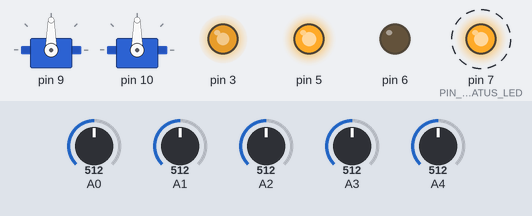
The program below on a simulated Arduino Uno, built with avr-gcc and run on an emulated ATmega328P. On the bench: 2 × servo, output pins drawn as LEDs (lit = HIGH). Dashed ring = blinking. The test bench sets the inputs (shaded band); at power-on: A0 = 512, A2 = 512, A1 = 512, A3 = 512, A4 = 512. What the program prints to the serial monitor is not drawn.

Above: at 1.3 s.
1.4 s: A0 set to 554
4.4 s: A0 set to 575
At 5.87 s:
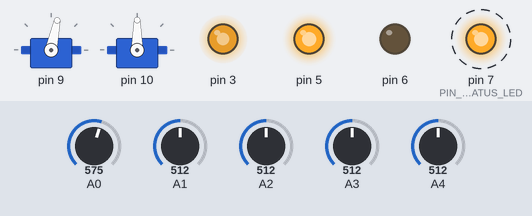
7.4 s: A2 set to 549
10.4 s: A2 set to 572
At 11.37 s:
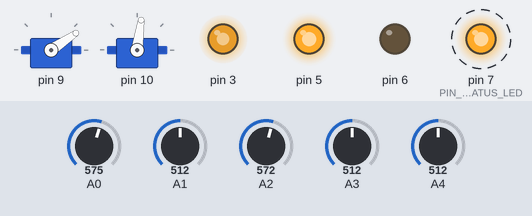
13.4 s: A1 set to 607
At 13.62 s:
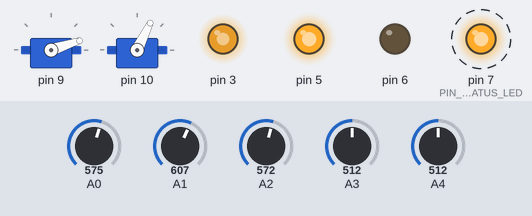
16.4 s: A1 set to 637
At 17.2 s:
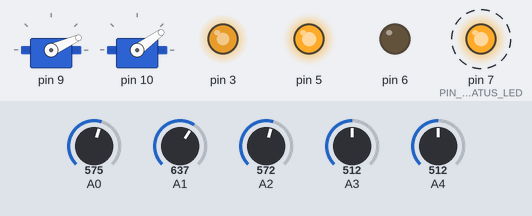
Timing chart, 0 to 23.3 s (numbered marks = the images above; inputs shaded):
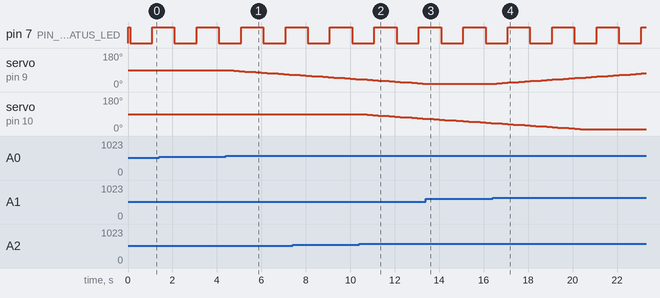

The program:

main.cpp
```cpp
#include <Arduino.h>

#include "NfcTransceiver.h"
#include "SerialTelemetryTransport.h"
#include "SolarTracker.h"
#include "TheoJansenConfig.h"
#include "TheoJansenTelemetry.h"

static SolarTracker tracker;
static NfcTransceiver nfcTransport;
static SerialTelemetryTransport serialTransport;

static unsigned long lastTrackingTime = 0;
static unsigned long lastTelemetryTime = 0;
static bool ledState = false;
static uint8_t telemetryBuffer[TELEMETRY_PAYLOAD_SIZE];

void setup() {
    pinMode(PIN_STATUS_LED, OUTPUT);
    digitalWrite(PIN_STATUS_LED, HIGH);

    serialTransport.begin();
    nfcTransport.begin();
    tracker.begin();

    digitalWrite(PIN_STATUS_LED, LOW);
}

void loop() {
    const unsigned long currentMillis = millis();

    if (currentMillis - lastTrackingTime >= TRACKING_INTERVAL_MS) {
        lastTrackingTime = currentMillis;
        tracker.updateTracking();
    }

    if (currentMillis - lastTelemetryTime >= TELEMETRY_INTERVAL_MS) {
        lastTelemetryTime = currentMillis;

        const TelemetryPacket snapshot = tracker.getTelemetrySnapshot();
        packTelemetry(snapshot, telemetryBuffer);

        serialTransport.publish(telemetryBuffer, TELEMETRY_PAYLOAD_SIZE);
        nfcTransport.pollServoCommand();
        nfcTransport.publish(telemetryBuffer, TELEMETRY_PAYLOAD_SIZE);

        ledState = !ledState;
        digitalWrite(PIN_STATUS_LED, ledState ? HIGH : LOW);
    }

    uint8_t nfcPitch = 0;
    uint8_t nfcYaw = 0;
    if (nfcTransport.fetchServoCommand(nfcPitch, nfcYaw)) {
        tracker.setServoAngles(nfcPitch, nfcYaw);
    }

    char command;
    if (serialTransport.checkCommands(command)) {
        switch (command) {
            case 'M':
            case 'm':
                tracker.toggleMotorDirection();
                break;
            case 'T':
            case 't': {
                const TelemetryPacket snap = tracker.getTelemetrySnapshot();
                packTelemetry(snap, telemetryBuffer);
                serialTransport.publish(telemetryBuffer, TELEMETRY_PAYLOAD_SIZE);
                break;
            }
            case 'H':
            case 'h':
                tracker.setMotorState(MOTOR_DETENIDO);
                break;
            case 'F':
            case 'f':
                tracker.setMotorState(MOTOR_ADELANTE);
                break;
            default:
                break;
        }
    }
}
```

NfcTransceiver.h
```cpp
#ifndef NFC_TRANSCEIVER_H
#define NFC_TRANSCEIVER_H

#include <Adafruit_PN532.h>
#include <Arduino.h>
#include <SPI.h>

#include "TelemetryTransport.h"
#include "NfcWritePolicy.h"
#include "TheoJansenConfig.h"

class NfcTransceiver : public TelemetryTransport {
public:
    NfcTransceiver();

    bool begin() override;
    bool publish(const uint8_t *payload, size_t length) override;

    bool isHardwareDetected() const { return pn532Detected; }
    uint32_t getFirmwareVersion() const { return firmwareVersion; }

    void pollServoCommand();

    bool fetchServoCommand(uint8_t &pitch, uint8_t &yaw);

private:
    Adafruit_PN532 nfc;
    bool pn532Detected;
    uint32_t firmwareVersion;

    bool hasWrittenTelemetry;
    unsigned long lastWriteMillis;
    unsigned long lastAttemptMillis;
    uint8_t lastWrittenPayload[TELEMETRY_PAYLOAD_SIZE];

    bool tagLocked;
    uint8_t lockedUid[7];
    uint8_t lockedUidLength;

    bool hasPendingServoCommand;
    uint8_t pendingServoPitch;
    uint8_t pendingServoYaw;

    bool isMeaningfulChange(const uint8_t *payload) const;
    bool validateNtag213();
    bool selectTag();
    bool uidAllowed(const uint8_t *uid, uint8_t uidLength);

    bool readSlot(uint8_t basePage, uint8_t *payload, uint8_t &generation);
    bool writeSlot(uint8_t basePage, const uint8_t *payload, uint8_t generation);
    bool writeDoubleBuffered(const uint8_t *payload);
    bool readServoCommand(uint8_t &pitch, uint8_t &yaw);

};

#endif
```

NfcWritePolicy.h
```cpp
#ifndef NFC_WRITE_POLICY_H
#define NFC_WRITE_POLICY_H

#include <stddef.h>
#include <stdint.h>

inline uint8_t nfcAbsDiff8(uint8_t a, uint8_t b) {
    return a > b ? (uint8_t)(a - b) : (uint8_t)(b - a);
}

inline uint16_t nfcAbsDiff16(uint16_t a, uint16_t b) {
    return a > b ? (uint16_t)(a - b) : (uint16_t)(b - a);
}

inline uint16_t nfcReadBe16(const uint8_t *p) {
    return (uint16_t)(((uint16_t)p[0] << 8) | p[1]);
}

inline bool nfcPayloadMeaningfullyChanged(
    const uint8_t *current,
    const uint8_t *previous,
    uint8_t ldrDelta,
    uint8_t servoDelta,
    uint16_t batteryDeltaMv) {
    if (!current || !previous) return true;

    if (current[0] != previous[0]) return true;

    for (uint8_t i = 2; i <= 5; ++i) {
        if (nfcAbsDiff8(current[i], previous[i]) >= ldrDelta) return true;
    }

    if (nfcAbsDiff8(current[6], previous[6]) >= servoDelta ||
        nfcAbsDiff8(current[7], previous[7]) >= servoDelta) {
        return true;
    }

    const uint16_t batteryNow = nfcReadBe16(current + 8);
    const uint16_t batteryPrevious = nfcReadBe16(previous + 8);
    if ((batteryNow == 0) != (batteryPrevious == 0) ||
        nfcAbsDiff16(batteryNow, batteryPrevious) >= batteryDeltaMv) {
        return true;
    }

    if (current[10] != previous[10]) return true;

    return false;
}

inline bool nfcShouldWrite(
    bool hasWritten,
    uint32_t elapsedMs,
    bool meaningfulChange,
    uint32_t minimumIntervalMs,
    uint32_t periodicRefreshMs) {
    if (!hasWritten) return true;
    if (elapsedMs < minimumIntervalMs) return false;
    return meaningfulChange || elapsedMs >= periodicRefreshMs;
}

inline bool nfcGenerationNewer(uint8_t candidate, uint8_t reference) {
    const uint8_t diff = (uint8_t)(candidate - reference);
    return diff != 0 && diff < 128;
}

#endif
```

SerialTelemetryTransport.h
```cpp
#ifndef SERIAL_TELEMETRY_TRANSPORT_H
#define SERIAL_TELEMETRY_TRANSPORT_H

#include <Arduino.h>

#include "TelemetryTransport.h"
#include "TheoJansenConfig.h"

class SerialTelemetryTransport : public TelemetryTransport {
public:
    SerialTelemetryTransport();

    bool begin() override;
    bool publish(const uint8_t *payload, size_t length) override;
    bool checkCommands(char &outCommand);
};

#endif
```

SolarTracker.h
```cpp
#ifndef SOLAR_TRACKER_H
#define SOLAR_TRACKER_H

#include <Arduino.h>
#include <Servo.h>
#include "TheoJansenConfig.h"
#include "TheoJansenTelemetry.h"

class SolarTracker {
public:
    SolarTracker();

    void begin();
    void updateSensors();
    void updateTracking();
    void setMotorState(TheoJansenMotorState newState);
    void toggleMotorDirection();
    void setServoAngles(uint8_t pitch, uint8_t yaw);

    TelemetryPacket getTelemetrySnapshot();

    uint8_t getPitchAngle() const { return currentPitch; }
    uint8_t getYawAngle() const { return currentYaw; }
    uint8_t getReversalsCount() const { return polarityReversals; }
    TheoJansenMotorState getMotorState() const { return motorState; }
    TheoJansenLightDirection getLightDirection() const { return lightDirection; }

private:
    Servo pitchServo;
    Servo yawServo;

    uint8_t currentPitch;
    uint8_t currentYaw;

    uint8_t ldrNorte;
    uint8_t ldrSur;
    uint8_t ldrOeste;
    uint8_t ldrEste;

    uint16_t voltageMilliVolts;
    bool batteryValid;

    uint8_t polarityReversals;
    uint8_t sequenceNumber;
    TheoJansenMotorState motorState;
    TheoJansenLightDirection lightDirection;

    uint8_t readLdr8Bit(uint8_t pin);
    void readPowerSensors();
    void computeLightDirection();
};

#endif
```

TelemetryTransport.h
```cpp
#ifndef TELEMETRY_TRANSPORT_H
#define TELEMETRY_TRANSPORT_H

#include <Arduino.h>
#include "TheoJansenTelemetry.h"

class TelemetryTransport {
public:
    virtual ~TelemetryTransport() {}
    virtual bool begin() = 0;
    virtual bool publish(const uint8_t *payload, size_t length) = 0;
};

#endif
```

TheoJansenTelemetry.h
```cpp
#ifndef THEO_JANSEN_TELEMETRY_H
#define THEO_JANSEN_TELEMETRY_H

#include <stddef.h>
#include <stdint.h>

#ifndef TELEMETRY_PAYLOAD_SIZE
#define TELEMETRY_PAYLOAD_SIZE 12
#endif

enum TheoJansenMotorState : uint8_t {
    MOTOR_DETENIDO = 0,
    MOTOR_ADELANTE = 1,
    MOTOR_ATRAS = 2
};

enum TheoJansenLightDirection : uint8_t {
    DIR_EQUILIBRADO = 0,
    DIR_NORTE = 1,
    DIR_SUR = 2,
    DIR_ESTE = 3,
    DIR_OESTE = 4
};

struct TelemetryPacket {
    uint8_t version;
    TheoJansenMotorState motorState;
    TheoJansenLightDirection lightDirection;
    uint8_t sequenceNumber;
    uint8_t ldrNorte;
    uint8_t ldrSur;
    uint8_t ldrOeste;
    uint8_t ldrEste;
    uint8_t servoPitch;
    uint8_t servoYaw;
    uint16_t voltageMilliVolts;
    bool batteryValid;
    uint8_t polarityReversals;
};

uint8_t computeCRC8(const uint8_t *data, size_t length);
void packTelemetry(const TelemetryPacket &packet, uint8_t *buffer);
bool verifyTelemetryCRC(const uint8_t *buffer, size_t length);

#endif
```

NfcTransceiver.cpp
```cpp
#include "NfcTransceiver.h"

#include <string.h>

namespace {
constexpr uint8_t SLOT_A_BASE_PAGE = 4;
constexpr uint8_t SLOT_B_BASE_PAGE = 8;
constexpr uint8_t SLOT_COMMIT_OFFSET = 3;
constexpr uint8_t SLOT_CMD_PAGE = 12;
constexpr uint8_t COMMIT_MAGIC_0 = 0x48;
constexpr uint8_t COMMIT_MAGIC_1 = 0x53;
constexpr uint8_t CMD_MAGIC_SERVO = 0x53;
}

NfcTransceiver::NfcTransceiver()
    : nfc(PIN_PN532_CS),
      pn532Detected(false),
      firmwareVersion(0),
      hasWrittenTelemetry(false),
      lastWriteMillis(0),
      lastAttemptMillis(0),
      lastWrittenPayload{0},
      tagLocked(false),
      lockedUid{0},
      lockedUidLength(0),
      hasPendingServoCommand(false),
      pendingServoPitch(0),
      pendingServoYaw(0) {}

bool NfcTransceiver::begin() {
    nfc.begin();
    firmwareVersion = nfc.getFirmwareVersion();
    if (!firmwareVersion) {
        pn532Detected = false;
        return false;
    }
    nfc.SAMConfig();
    pn532Detected = true;
    return true;
}

bool NfcTransceiver::isMeaningfulChange(const uint8_t *payload) const {
    if (!hasWrittenTelemetry) return true;
    return nfcPayloadMeaningfullyChanged(
        payload,
        lastWrittenPayload,
        NFC_LDR_DELTA_THRESHOLD,
        NFC_SERVO_DELTA_DEG,
        NFC_BATTERY_DELTA_MV);
}

bool NfcTransceiver::validateNtag213() {
    uint8_t cc[4] = {0};
    if (!nfc.ntag2xx_ReadPage(3, cc)) return false;
    return cc[0] == 0xE1 && cc[1] == 0x10 && cc[2] == 0x12;
}

bool NfcTransceiver::uidAllowed(const uint8_t *uid, uint8_t uidLength) {
    if (!uid || uidLength != 7) return false;

#if NFC_ENFORCE_EXPECTED_UID
    return memcmp(uid, NFC_EXPECTED_UID, 7) == 0;
#elif NFC_LOCK_FIRST_TAG_PER_BOOT
    if (!tagLocked) {
        memcpy(lockedUid, uid, uidLength);
        lockedUidLength = uidLength;
        tagLocked = true;
        return true;
    }
    return uidLength == lockedUidLength &&
           memcmp(uid, lockedUid, uidLength) == 0;
#else
    (void)uid;
    (void)uidLength;
    return true;
#endif
}

bool NfcTransceiver::readSlot(
    uint8_t basePage,
    uint8_t *payload,
    uint8_t &generation) {
    if (!payload) return false;

    uint8_t page[4] = {0};
    for (uint8_t i = 0; i < 3; ++i) {
        if (!nfc.ntag2xx_ReadPage((uint8_t)(basePage + i), page)) {
            return false;
        }
        memcpy(payload + i * 4, page, 4);
    }

    uint8_t commit[4] = {0};
    if (!nfc.ntag2xx_ReadPage((uint8_t)(basePage + SLOT_COMMIT_OFFSET), commit)) {
        return false;
    }

    if (commit[0] != COMMIT_MAGIC_0 ||
        commit[1] != COMMIT_MAGIC_1 ||
        commit[3] != (uint8_t)~commit[2]) {
        return false;
    }

    if (!verifyTelemetryCRC(payload, TELEMETRY_PAYLOAD_SIZE)) {
        return false;
    }

    generation = commit[2];
    return true;
}

bool NfcTransceiver::writeSlot(
    uint8_t basePage,
    const uint8_t *payload,
    uint8_t generation) {
    uint8_t page[4] = {0};

    if (!nfc.ntag2xx_WritePage(basePage + SLOT_COMMIT_OFFSET, page)) return false;
    for (uint8_t i = 0; i < 3; ++i) {
        memcpy(page, payload + i * 4, 4);
        if (!nfc.ntag2xx_WritePage((uint8_t)(basePage + i), page)) {
            return false;
        }
    }

    for (uint8_t i = 0; i < 3; ++i) {
        if (!nfc.ntag2xx_ReadPage((uint8_t)(basePage + i), page)) {
            return false;
        }
        if (memcmp(page, payload + i * 4, 4) != 0) {
            return false;
        }
    }

    uint8_t commit[4] = {
        COMMIT_MAGIC_0,
        COMMIT_MAGIC_1,
        generation,
        (uint8_t)~generation
    };
    if (!nfc.ntag2xx_WritePage((uint8_t)(basePage + SLOT_COMMIT_OFFSET), commit)) {
        return false;
    }

    uint8_t verifyCommit[4] = {0};
    return nfc.ntag2xx_ReadPage(
               (uint8_t)(basePage + SLOT_COMMIT_OFFSET),
               verifyCommit) &&
           memcmp(commit, verifyCommit, 4) == 0;
}

bool NfcTransceiver::writeDoubleBuffered(const uint8_t *payload) {
    uint8_t payloadA[TELEMETRY_PAYLOAD_SIZE] = {0};
    uint8_t payloadB[TELEMETRY_PAYLOAD_SIZE] = {0};
    uint8_t genA = 0;
    uint8_t genB = 0;

    const bool validA = readSlot(SLOT_A_BASE_PAGE, payloadA, genA);
    const bool validB = readSlot(SLOT_B_BASE_PAGE, payloadB, genB);

    uint8_t targetBase = SLOT_A_BASE_PAGE;
    uint8_t nextGeneration = 0;

    if (validA && validB) {
        if (nfcGenerationNewer(genA, genB)) {
            targetBase = SLOT_B_BASE_PAGE;
            nextGeneration = (uint8_t)(genA + 1);
        } else {
            targetBase = SLOT_A_BASE_PAGE;
            nextGeneration = (uint8_t)(genB + 1);
        }
    } else if (validA) {
        targetBase = SLOT_B_BASE_PAGE;
        nextGeneration = (uint8_t)(genA + 1);
    } else if (validB) {
        targetBase = SLOT_A_BASE_PAGE;
        nextGeneration = (uint8_t)(genB + 1);
    }

    return writeSlot(targetBase, payload, nextGeneration);
}

bool NfcTransceiver::publish(const uint8_t *payload, size_t length) {
    if (!payload || length != TELEMETRY_PAYLOAD_SIZE || !pn532Detected) {
        return false;
    }

    const unsigned long now = millis();

    if (lastAttemptMillis != 0 &&
        now - lastAttemptMillis < NFC_WRITE_RETRY_BACKOFF_MS) {
        return true;
    }

    const unsigned long elapsed =
        hasWrittenTelemetry ? now - lastWriteMillis : 0;
    const bool meaningfulChange = isMeaningfulChange(payload);
    if (!nfcShouldWrite(
            hasWrittenTelemetry,
            elapsed,
            meaningfulChange,
            NFC_WRITE_MIN_INTERVAL_MS,
            NFC_PERIODIC_REFRESH_MS)) {
        return true;
    }

    if (!selectTag()) return false;

    lastAttemptMillis = now;
    if (!writeDoubleBuffered(payload)) {
        return false;
    }

    memcpy(lastWrittenPayload, payload, TELEMETRY_PAYLOAD_SIZE);
    hasWrittenTelemetry = true;
    lastWriteMillis = now;

    return true;
}

bool NfcTransceiver::selectTag() {
    uint8_t uid[7] = {0};
    uint8_t uidLength = 0;
    if (!nfc.readPassiveTargetID(
            PN532_MIFARE_ISO14443A,
            uid,
            &uidLength,
            40)) {
        return false;
    }

    if (!validateNtag213() || !uidAllowed(uid, uidLength)) {
        return false;
    }

    return true;
}

void NfcTransceiver::pollServoCommand() {
    if (!pn532Detected || hasPendingServoCommand || !selectTag()) return;
    hasPendingServoCommand = readServoCommand(pendingServoPitch, pendingServoYaw);
}

bool NfcTransceiver::readServoCommand(uint8_t &pitch, uint8_t &yaw) {
    uint8_t cmd[4] = {0};
    if (!nfc.ntag2xx_ReadPage(SLOT_CMD_PAGE, cmd)) {
        return false;
    }

    if (cmd[0] == CMD_MAGIC_SERVO &&
        cmd[1] <= 180 &&
        cmd[2] <= 180 &&
        cmd[3] == (uint8_t)(CMD_MAGIC_SERVO ^ cmd[1] ^ cmd[2])) {
        pitch = cmd[1];
        yaw = cmd[2];

        uint8_t ackPage[4] = {0x00, 0x00, 0x00, 0x00};
        return nfc.ntag2xx_WritePage(SLOT_CMD_PAGE, ackPage);
    }

    return false;
}

bool NfcTransceiver::fetchServoCommand(uint8_t &pitch, uint8_t &yaw) {
    if (!hasPendingServoCommand) return false;
    pitch = pendingServoPitch;
    yaw = pendingServoYaw;
    hasPendingServoCommand = false;
    return true;
}
```

SerialTelemetryTransport.cpp
```cpp
#include "SerialTelemetryTransport.h"

SerialTelemetryTransport::SerialTelemetryTransport() {}

bool SerialTelemetryTransport::begin() {
    Serial.begin(SERIAL_BAUD_RATE);
    delay(100);
    return true;
}

bool SerialTelemetryTransport::publish(const uint8_t *payload, size_t length) {
    if (!payload || length != TELEMETRY_PAYLOAD_SIZE) return false;

    Serial.write(0xAA);
    Serial.write(0x55);
    Serial.write(payload, TELEMETRY_PAYLOAD_SIZE);
    Serial.write(0x0D);
    Serial.write(0x0A);
    return true;
}

bool SerialTelemetryTransport::checkCommands(char &outCommand) {
    if (Serial.available() <= 0) return false;
    outCommand = (char)Serial.read();
    return true;
}
```

TheoJansenTelemetry.cpp
```cpp
#include "TheoJansenTelemetry.h"

uint8_t computeCRC8(const uint8_t *data, size_t length) {
    uint8_t crc = 0x00;
    for (size_t i = 0; i < length; i++) {
        crc ^= data[i];
        for (uint8_t j = 0; j < 8; j++) {
            if (crc & 0x80) {
                crc = (crc << 1) ^ 0x07;
            } else {
                crc = (crc << 1);
            }
        }
    }
    return crc;
}

void packTelemetry(const TelemetryPacket &packet, uint8_t *buffer) {
    if (!buffer) return;

    uint8_t ver = (packet.version & 0x03) << 6;
    uint8_t mot = ((uint8_t)packet.motorState & 0x03) << 4;
    uint8_t dir = (uint8_t)packet.lightDirection & 0x0F;
    buffer[0] = ver | mot | dir;

    buffer[1] = packet.sequenceNumber;

    buffer[2] = packet.ldrNorte;
    buffer[3] = packet.ldrSur;
    buffer[4] = packet.ldrOeste;
    buffer[5] = packet.ldrEste;

    buffer[6] = packet.servoPitch;
    buffer[7] = packet.servoYaw;

    uint16_t vToSend = packet.batteryValid ? packet.voltageMilliVolts : 0;
    buffer[8] = (uint8_t)((vToSend >> 8) & 0xFF);
    buffer[9] = (uint8_t)(vToSend & 0xFF);

    buffer[10] = packet.polarityReversals;

    buffer[11] = computeCRC8(buffer, 11);
}

bool verifyTelemetryCRC(const uint8_t *buffer, size_t length) {

    if (!buffer || length != TELEMETRY_PAYLOAD_SIZE) return false;
    uint8_t expected = computeCRC8(buffer, 11);
    return (buffer[11] == expected);
}
```

Source omitted: SolarTracker.cpp (6254 bytes), TheoJansenConfig.h (1920 bytes)

Measured:
- the behaviour switches between 563 and 564 on A0 (found by bisection; images 0 and 1)
- the behaviour switches between 563 and 564 on A2 (found by bisection; images 1 and 2)
- the behaviour switches between 623 and 624 on A1 (found by bisection; images 3 and 4)
- after the input at 4.4 s, servo on pin 9: moves from 90° to 66° over 2.8 s, starting after 0.10 s
- after the input at 10.4 s, servo on pin 10: moves from 90° to 66° over 2.8 s, starting after 0.10 s
- after the input at 13.4 s, servo on pin 9: stays 18° (without the input it goes to 16° after 0.10 s)
- after the input at 16.4 s, servo on pin 9: moves from 18° to 72° over 6.5 s, starting after 0.18 s
- by itself, pin 7 (PIN_STATUS_LED): alternates HIGH for 1.0 s and LOW for 1.0 s
